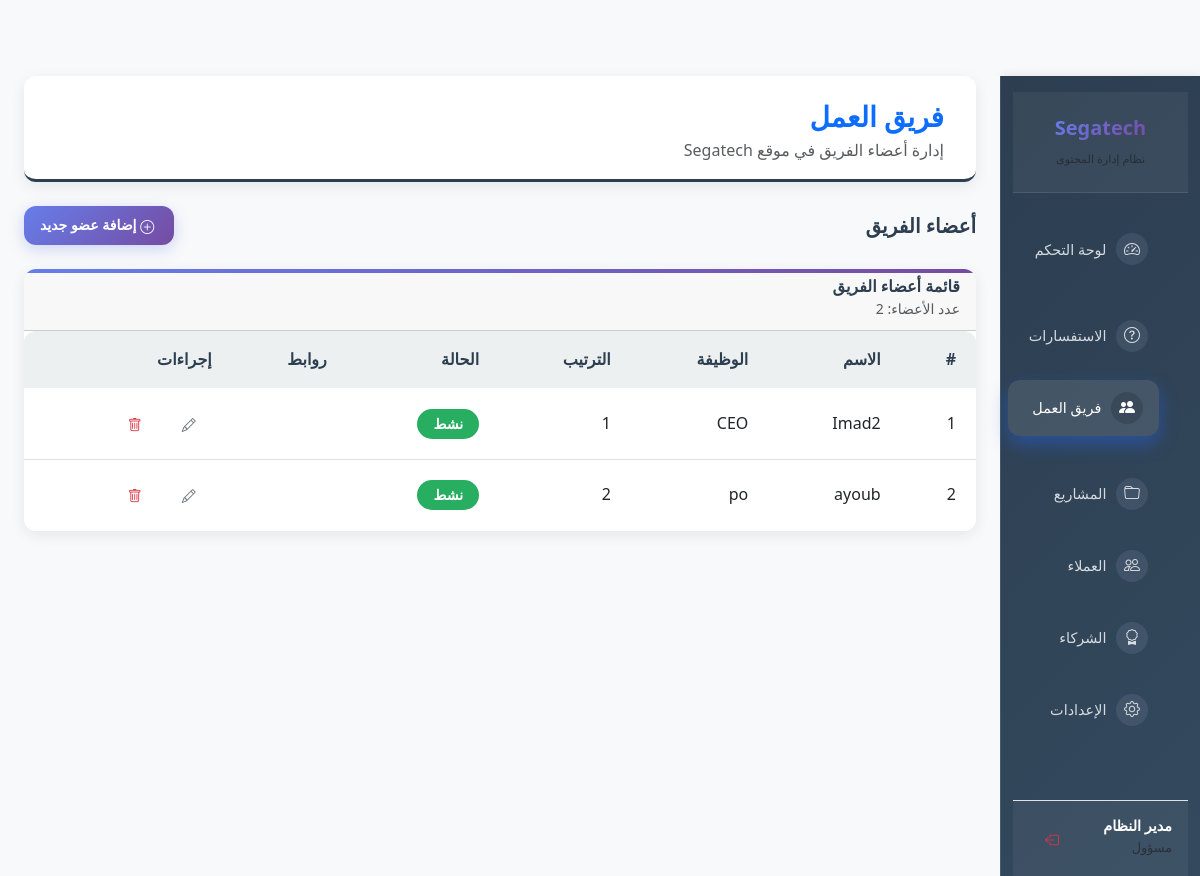
Screenshot of /admin/team (signed in) with the database file from the repository.
### backend/app.py (models this page shows)
class SiteSettings(db.Model):
    id = db.Column(db.Integer, primary_key=True)
    company_name = db.Column(db.String(200), default='Segatech')
    official_email = db.Column(db.String(200), default='ceo@segatech.site')
    admin_code = db.Column(db.String(100), default='1234')
    phone_number = db.Column(db.String(50), default='+963 968 000 580')
    whatsapp_number = db.Column(db.String(50), default='+963968000580')
    address = db.Column(db.String(200), default='سوريا - دمشق')
    facebook = db.Column(db.String(300))
    instagram = db.Column(db.String(300))
    linkedin = db.Column(db.String(300))
    github = db.Column(db.String(300))

class TeamMember(db.Model):
    id = db.Column(db.Integer, primary_key=True)
    name = db.Column(db.String(150), nullable=False)         # الاسم
    job_title = db.Column(db.String(150), nullable=False)    # المسمّى الوظيفي
    bio = db.Column(db.Text)                                 # نبذة قصيرة
    image_url = db.Column(db.String(300))                    # رابط الصورة
    linkedin = db.Column(db.String(300))
    twitter = db.Column(db.String(300))
    github = db.Column(db.String(300))
    dribbble = db.Column(db.String(300))
    is_active = db.Column(db.Boolean, default=True)
    sort_order = db.Column(db.Integer, default=0)            # لترتيب الظهور
    created_at = db.Column(db.DateTime, default=datetime.utcnow)

### backend/app.py (the view)
@app.route('/admin/team')
def admin_team():
    if not session.get('is_admin'):
        return redirect(url_for('admin_login', next=request.path))
    members = TeamMember.query.order_by(TeamMember.sort_order.asc(),
                                        TeamMember.created_at.asc()).all()
    return render_template('admin_team.html', members=members)

### backend/app.py (called while the page is built, shortened)
def get_site_settings():
    settings = SiteSettings.query.first()
    return settings

@app.context_processor
def inject_settings():
    settings = get_site_settings()
    return dict(site_settings=settings)

@app.before_request
def create_tables():
    db.create_all()

@app.before_request
def log_visit():
    if request.path.startswith('/static'):
        return
    if request.path.startswith('/admin'):
        return

### backend/templates/admin_team.html (shortened to what this page needs)
{% extends "admin_layout.html" %}
{% block page_title %}فريق العمل{% endblock %}
{% block page_subtitle %}إدارة أعضاء الفريق في موقع {{ site_settings.company_name }}{% endblock %}
{% block content %}
<div class="d-flex justify-content-between align-items-center mb-4">
    <h5 class="mb-0 fw-bold">أعضاء الفريق</h5>
    <a href="{{ url_for('admin_team_new') }}" class="btn btn-primary btn-sm">
        <i class="bi bi-plus-circle me-1"></i> إضافة عضو جديد
    </a>
</div>
<div class="card dashboard-card">
    <div class="card-header d-flex justify-content-between align-items-center">
        <div>
            <h6 class="mb-0 fw-bold">قائمة أعضاء الفريق</h6>
            <small class="text-muted">عدد الأعضاء: {{ members|length }}</small>
        </div>
    </div>
    <div class="card-body p-0">
        <div class="table-responsive">
            <table class="table table-hover table-borderless mb-0">
                <thead class="table-light">
                    <tr>
                        <th>#</th>
                        <th>الاسم</th>
                        <th>الوظيفة</th>
                        <th>الترتيب</th>
                        <th>الحالة</th>
                        <th>روابط</th>
                        <th class="pe-3">إجراءات</th>
                    </tr>
                </thead>
                <tbody>
                    {% if members %}
                    {% for member in members %}
                    <tr>
                        <td>{{ member.id }}</td>
                        <td>{{ member.name }}</td>
                        <td>{{ member.job_title }}</td>
                        <td>{{ member.sort_order }}</td>
                        <td>
                            {% if member.is_active %}
                            <span class="badge bg-success">نشط</span>
                            {% else %}
                            <span class="badge bg-secondary">مخفي</span>
                            {% endif %}
                        </td>
                        <td>
                        </td>
                        <td class="pe-3">
                            <div class="d-flex gap-2">
                                <a href="{{ url_for('admin_team_edit', member_id=member.id) }}"
                                    class="btn btn-sm btn-outline-secondary" title="تعديل">
                                    <i class="bi bi-pencil"></i>
                                </a>
                                <form method="post" action="{{ url_for('admin_team_delete', member_id=member.id) }}"
                                    onsubmit="return confirm('هل أنت متأكد من حذف هذا العضو؟');">
                                    <button type="submit" class="btn btn-sm btn-outline-danger" title="حذف">
                                        <i class="bi bi-trash"></i>
                                    </button>
                                </form>
                            </div>
                        </td>
                    </tr>
                    {% endfor %}
                    {% else %}
                    <tr>
                        <td colspan="7" class="text-center text-muted py-4">
                            لا يوجد أعضاء في الفريق حتى الآن
                        </td>
                    </tr>
                    {% endif %}
                </tbody>
            </table>
        </div>
    </div>
</div>
{% endblock %}

### backend/templates/partials/sidebar_admin.html
<nav class="col-md-3 col-lg-2 d-md-block sidebar">
    <div class="position-sticky pt-3 d-flex flex-column h-100">
        <div class="sidebar-header p-4 border-bottom">
            <div class="d-flex align-items-center justify-content-center">
                <h5 class="mb-0 text-gradient fw-bold">{{ site_settings.company_name }}</h5>
            </div>
            <div class="sidebar-subtitle text-center mt-2">
                <small class="text-muted">نظام إدارة المحتوى</small>
            </div>
        </div>
        <ul class="nav flex-column mt-4 sidebar-menu">
            <li class="nav-item mb-2">
                <a class="nav-link sidebar-link {% if request.endpoint == 'admin_dashboard_page' %}active{% endif %}"
                    href="{{ url_for('admin_dashboard_page') }}">
                    <span class="icon-wrapper">
                        <i class="bi bi-speedometer2"></i>
                    </span>
                    <span class="link-text">لوحة التحكم</span>
                </a>
            </li>
            <li class="nav-item mb-2">
                <a class="nav-link sidebar-link {% if request.endpoint == 'admin_inquiries' %}active{% endif %}"
                    href="{{ url_for('admin_inquiries') }}">
                    <span class="icon-wrapper">
                        <i class="bi bi-question-circle"></i>
                    </span>
                    <span class="link-text">الاستفسارات</span>
                </a>
            </li>
            <li class="nav-item mb-2">
                <a class="nav-link sidebar-link {% if request.endpoint in ['admin_team', 'admin_team_new', 'admin_team_edit'] %}active{% endif %}"
                    href="{{ url_for('admin_team') }}">
                    <span class="icon-wrapper">
                        <i class="bi bi-people-fill"></i>
                    </span>
                    <span class="link-text">فريق العمل</span>
                </a>
            </li>
            <li class="nav-item mb-2">
                <a class="nav-link sidebar-link {% if request.endpoint in ['admin_projects', 'admin_project_new', 'admin_project_edit'] %}active{% endif %}"
                    href="{{ url_for('admin_projects') }}">
                    <span class="icon-wrapper">
                        <i class="bi bi-folder"></i>
                    </span>
                    <span class="link-text">المشاريع</span>
                </a>
            </li>
            <li class="nav-item mb-2">
                <a class="nav-link sidebar-link {% if request.endpoint in ['admin_clients', 'admin_client_new', 'admin_client_edit'] %}active{% endif %}"
                    href="{{ url_for('admin_clients') }}">
                    <span class="icon-wrapper">
                        <i class="bi bi-people"></i>
                    </span>
                    <span class="link-text">العملاء</span>
                </a>
            </li>
            <li class="nav-item mb-2">
                <a class="nav-link sidebar-link
       {% if request.endpoint in ['admin_partners', 'admin_partner_new', 'admin_partner_edit'] %}active{% endif %}"
                    href="{{ url_for('admin_partners') }}">
                    <span class="icon-wrapper">
                        <i class="bi bi-award"></i>
                    </span>
                    <span class="link-text">الشركاء</span>
                </a>
            </li>
            <li class="nav-item mb-2">
                <a class="nav-link sidebar-link {% if request.endpoint == 'admin_settings' %}active{% endif %}"
                    href="{{ url_for('admin_settings') }}">
                    <span class="icon-wrapper">
                        <i class="bi bi-gear"></i>
                    </span>
                    <span class="link-text">الإعدادات</span>
                </a>
            </li>
        </ul>
        <div class="sidebar-user mt-auto p-3 border-top">
            <div class="d-flex align-items-center">
                <div class="user-info flex-grow-1">
                    <h6 class="mb-0">مدير النظام</h6>
                    <small class="text-muted">مسؤول</small>
                </div>
                <div class="user-actions">
                    <a href="{{ url_for('admin_logout') }}" class="btn btn-sm btn-outline-danger" title="تسجيل الخروج">
                        <i class="bi bi-box-arrow-left"></i>
                    </a>
                </div>
            </div>
        </div>
    </div>
</nav>

### rows the page displays
SiteSettings: company_name "Segatech"
TeamMember: id "1", name "Imad2", job_title "CEO", sort_order "1", is_active "نشط"
TeamMember: id "2", name "ayoub", job_title "po", sort_order "2", is_active "نشط"

### other values shown
{{ members|length }} "2"
